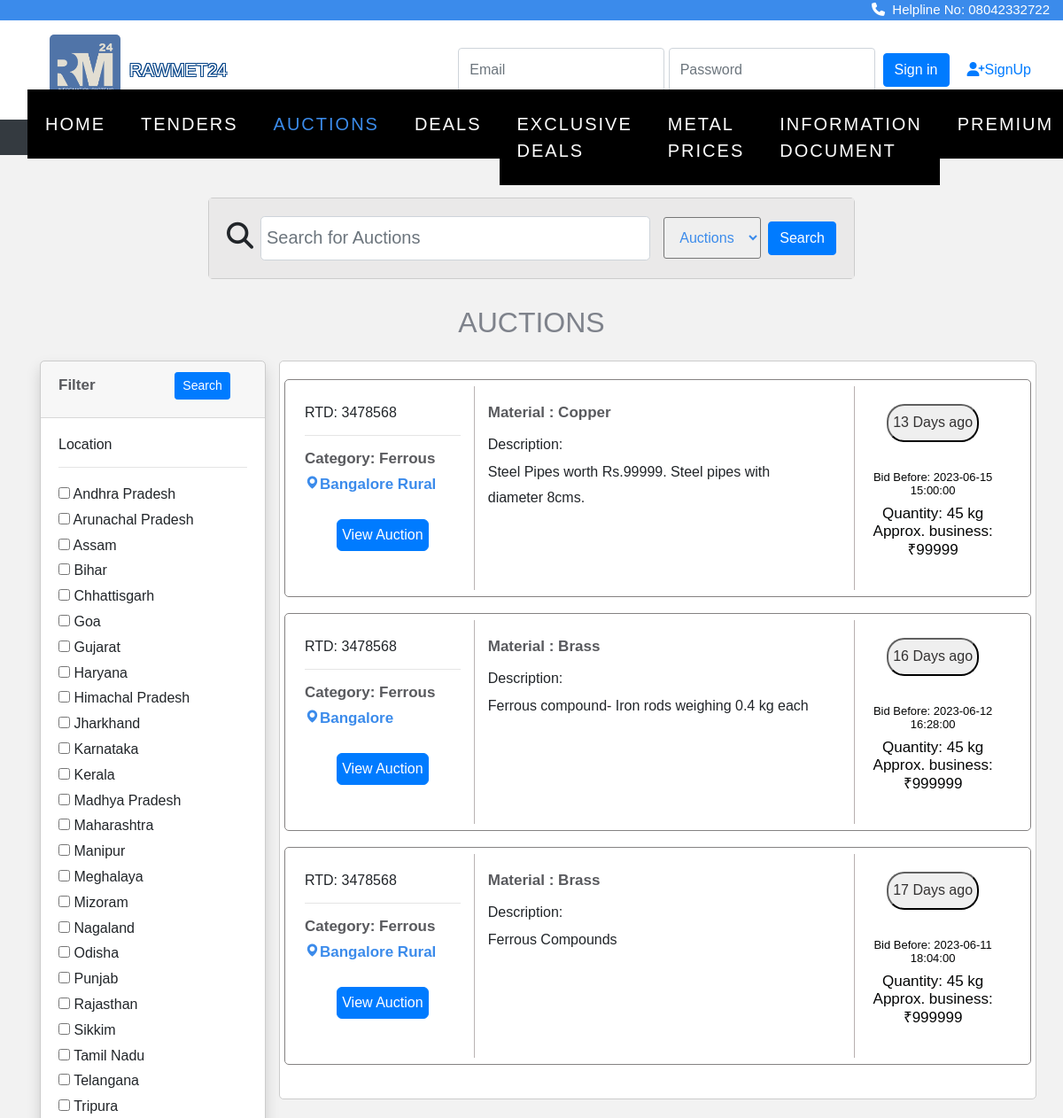
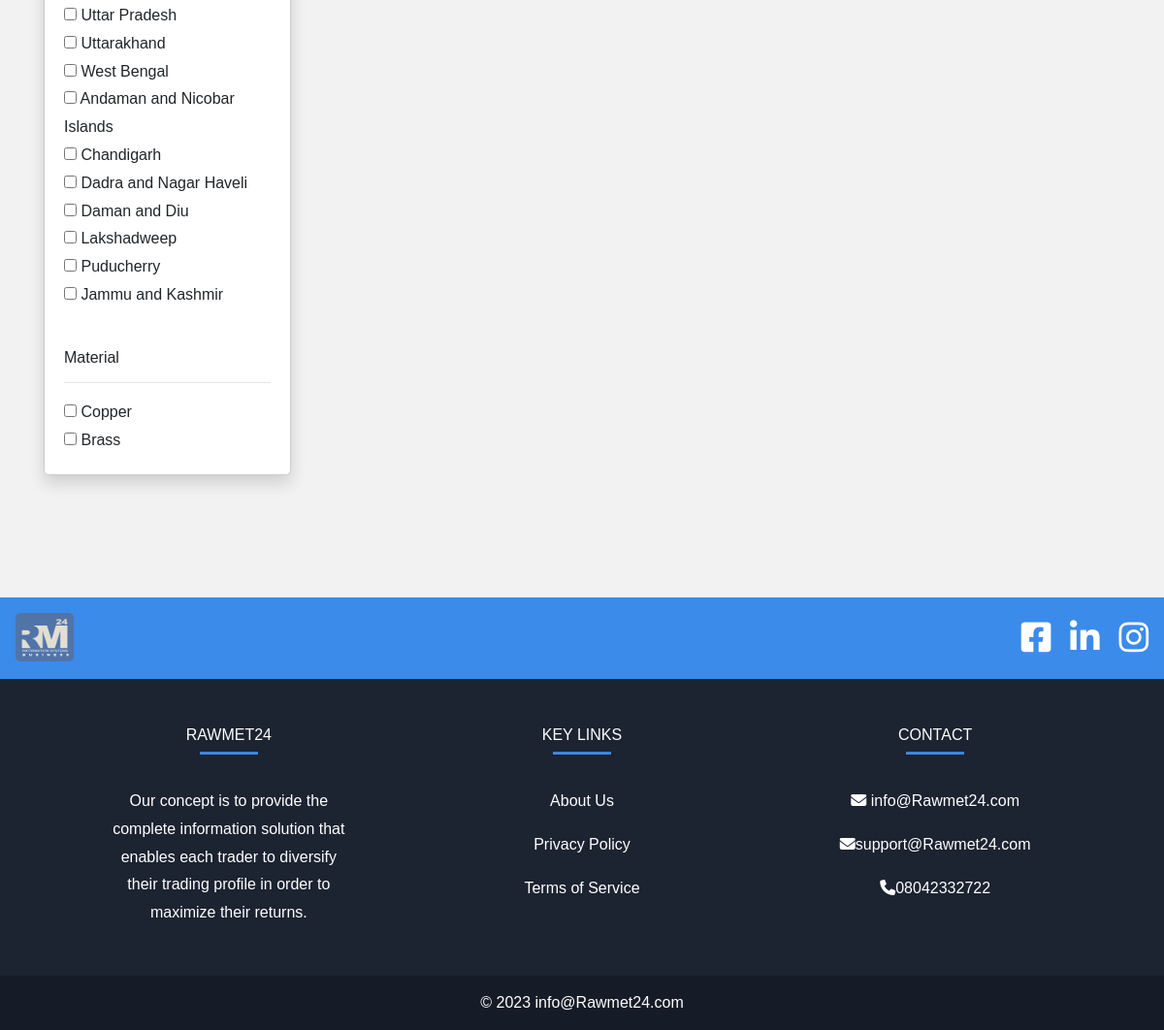
The app's page /tender/auction.php with its own data (2 pictures, top to bottom).
### tables this page shows
CREATE TABLE `location` (
  `state_id` int(11) NOT NULL,
  `state_name` varchar(50) DEFAULT NULL
);

CREATE TABLE `auction` (
  `id` int(11) NOT NULL,
  `category` varchar(255) DEFAULT NULL,
  `infoId` varchar(255) DEFAULT NULL,
  `ownership` varchar(255) DEFAULT NULL,
  `aucLocation` varchar(255) DEFAULT NULL,
  `sector` varchar(255) DEFAULT NULL,
  `aucNumber` varchar(255) DEFAULT NULL,
  `aucDescription` text DEFAULT NULL,
  `aucValue` varchar(255) NOT NULL,
  `aucSource` varchar(255) DEFAULT NULL,
  `material` varchar(255) DEFAULT NULL,
  `matDesc` varchar(255) DEFAULT NULL,
  `quantity` varchar(255) NOT NULL,
  `ePublishingDateTime` datetime DEFAULT NULL,
  `startDatetime` datetime DEFAULT NULL,
  `endDatetime` datetime DEFAULT NULL,
  `insStartdatetime` datetime DEFAULT NULL,
  `insEnddatetime` datetime DEFAULT NULL,
  `emdType` varchar(255) DEFAULT NULL,
  `emdAmt` decimal(10,2) DEFAULT NULL,
  `companyName` varchar(255) DEFAULT NULL,
  `location` varchar(255) DEFAULT NULL,
  `street` varchar(255) DEFAULT NULL,
  `city` varchar(255) DEFAULT NULL,
  `telephone` varchar(255) DEFAULT NULL,
  `email` varchar(255) DEFAULT NULL,
  `contactPerson` varchar(255) DEFAULT NULL,
  `img` varchar(300) NOT NULL,
  `file` varchar(300) NOT NULL
);

### tender/auction.php (the view, shortened to what the rows shown need)
<?php
include "connect.php";
?>
<!doctype html>
<html lang="en">
  <head>
    <link rel="stylesheet" href="https://cdn.jsdelivr.net/npm/bootstrap@4.0.0/dist/css/bootstrap.min.css">
<link rel="stylesheet" href="https://stackpath.bootstrapcdn.com/font-awesome/4.7.0/css/font-awesome.min.css">
<link rel="stylesheet" href="https://cdnjs.cloudflare.com/ajax/libs/font-awesome/4.7.0/css/font-awesome.min.css">
<link rel="stylesheet" href="css/style.css">
<link rel="stylesheet" href="css/_buttons.scss">
<link rel="stylesheet" href="css/buttons.scss">
<link rel="stylesheet" href="css/auction.css">
<link rel="stylesheet" href="css/reboot.scss">
<link rel="stylesheet" href="https://cdnjs.cloudflare.com/ajax/libs/font-awesome/6.4.0/css/all.min.css">
<link href='https://unpkg.com/boxicons@2.1.4/css/boxicons.min.css' rel='stylesheet'>
<link rel="stylesheet" href="https://cdnjs.cloudflare.com/ajax/libs/font-awesome/4.7.0/css/font-awesome.min.css">
<link rel="stylesheet" type="text/css" href="https://stackpath.bootstrapcdn.com/bootstrap/4.4.1/css/bootstrap.min.css">
<link rel="stylesheet" type="text/css" href="https://pixinvent.com/stack-responsive-bootstrap-4-admin-template/app-assets/css/bootstrap-extended.min.css">
<link rel="stylesheet" type="text/css" href="https://pixinvent.com/stack-responsive-bootstrap-4-admin-template/app-assets/fonts/simple-line-icons/style.min.css">
</head>
</head>
<body>
<section class="home">
<br><br>
 <center>
 <h2 style="color: #7e828b;">AUCTIONS</h2> </center>
    <div class="container">
        <div class="row">
            <div class="col-md-3">
                <form action="auction.php?l=" method="GET">
                    <div class="card shadow mt-3">
                        <div class="card-body">
                            <h6>Location</h6>
                            <hr>
                            <?php
                            $brand_query = "SELECT * FROM location";
                            $brand_query_run = mysqli_query($con, $brand_query);
                            if (mysqli_num_rows($brand_query_run) > 0) {
                                foreach ($brand_query_run as $locationlist) {
                                    ?>
                                    <div id="checkbox">
                                        <input type="checkbox" name="locations" value="<?= $locationlist['state_name']; ?>"
                                            ?>>
                                        <?= $locationlist['state_name']; ?>
                                    </div>
                                    <?php
                                }
                            } else {
                              echo "<div class='abc'>";
                              echo "No locations Found";
                              echo "</div>";
                            }
                            ?>
                        </div>
                    </div>
                </form>
            </div>
            <div class="col-md-9 mt-3">
                    <div class="card card-body row">
                        <?php
                        if (isset($_GET['locations'])) {
                            $branchecked = [];
                            $branchecked[0] = $_GET['locations'];
                            foreach ($branchecked as $rowbrand) {
                                 $sql = "SELECT * FROM auction WHERE aucLocation='".$rowbrand."'";
                                $result = mysqli_query($con, $sql);
                                if (mysqli_num_rows($result) > 0) {
                                    foreach ($result as $row):
                                      $endDatetime = new DateTime($row['endDatetime']);
                                      $currentDate = new DateTime();
                                      $interval = $currentDate->diff($endDatetime);
                                      $daysToGo = $interval->format('%a');
                                      $status = ($currentDate > $endDatetime) ? " ago" : " to go";
                                      $daysText = ($status == " ago") ? "Days" : "Days";
                                        ?>
    <div class="row bor">
    <div class="col-sm-12 col-md-3 vl2">
                <h6 style="margin-top:20px;">RTD: 3478568</h6>
                <hr>
                <h5>Category: Ferrous </h5>
                <h5 style="color:#3b8beb; "><i class='bx bxs-map'></i><?php echo $row['location']; ?></h5>
                <center><a href="auction_page.php?g=<?php echo $row['id']; ?>"><button  style="padding:5px; border-radius: 6px;font-size: 100%; margin-top:20px;" class="btn btn-primary" type="submit">View Auction</button></h6></a></center>
               </div>
     <div class="col-sm-12 col-md-6">
               <h5 style="margin-top:20px;">Material : <?php echo $row['material']; ?> </h5>
               <p style="color:#444f68;"><h6>Description:</h6> <?php echo $row['aucDescription']; ?></p>
        </div>
    <div class="col-sm-12 col-md-3">
            <div class="vl">
            <center><button style="padding:5px ;border-color: #0c0c0c; border-radius: 20px; color: #333131; margin-top:20px;"><?php echo $daysToGo . ' ' . $daysText . $status;?></button>
                  <div class="" style="padding:12px ;border-color: #0c0c0c;  color: #333131;margin-top:20px; "><h4>Bid Before: <?php echo $row['endDatetime']; ?> </h4><h3>Quantity: 45 kg<br>Approx. business: ₹<?php echo $row['aucValue']; ?></h3></div></center>
                  </div> </div>
                  </div>
                                        <?php
                                    endforeach;
                                }else{
                                  echo "<div class='abc'>";
                                  echo "No result is found";
                                  echo "</div>";
                                 }
                            }
                      }
                        else {
                            $sql = "SELECT * FROM auction";
                            $result = mysqli_query($con, $sql);
                            if (mysqli_num_rows($result) > 0) {
                                foreach ($result as $row):
                                  $endDatetime = new DateTime($row['endDatetime']);
                                  $currentDate = new DateTime();
                                  $interval = $currentDate->diff($endDatetime);
                                  $daysToGo = $interval->format('%a');
                                  $status = ($currentDate > $endDatetime) ? " ago" : " to go";
                                  $daysText = ($status == " ago") ? "Days" : "Days";
                                    ?>
                  <section>
    <div class="row bor">
    <div class="col-sm-12 col-md-3 vl2">
                <h6 style="margin-top:20px;">RTD: 3478568</h6>
                <hr>
                <h5>Category: Ferrous </h5>
                <h5 style="color:#3b8beb; "><i class='bx bxs-map'></i><?php echo $row['location']; ?></h5>
                <center><a href="auction_page.php?g=<?php echo $row['id']; ?>"><button  style="padding:5px; border-radius: 6px;font-size: 100%; margin-top:20px;" class="btn btn-primary" type="submit">View Auction</button></h6></a></center>
               </div>
     <div class="col-sm-12 col-md-6">
               <h5 style="margin-top:20px;">Material : <?php echo $row['material']; ?> </h5>
               <p style="color:#444f68;"><h6>Description:</h6> <?php echo $row['aucDescription']; ?></p>
        </div>
    <div class="col-sm-12 col-md-3">
            <div class="vl">
            <center><button style="padding:5px ;border-color: #0c0c0c; border-radius: 20px; color: #333131; margin-top:20px;"><?php echo $daysToGo . ' ' . $daysText . $status;?></button>
                  <div class="" style="padding:12px ;border-color: #0c0c0c;  color: #333131;margin-top:20px; "><h4>Bid Before: <?php echo $row['endDatetime']; ?> </h4><h3>Quantity: 45 kg<br>Approx. business: ₹<?php echo $row['aucValue']; ?></h3></div></center>
      </div>
      </div></div>
                                <?php
                                endforeach;
                            } else {
                              echo "<div class='abc'>";
                                echo "No Items Found";
                                echo "</div>";
                            }
                        }
                        ?>
               <div></section>
        </div>
    </div></div></div></div>
    <br><br>
</body>
</html>

### records on screen
location: state_name "Andhra Pradesh"
location: state_name "Arunachal Pradesh"
location: state_name "Assam"
location: state_name "Bihar"
location: state_name "Chhattisgarh"
location: state_name "Goa"
location: state_name "Gujarat"
location: state_name "Haryana"
location: state_name "Himachal Pradesh"
location: state_name "Jharkhand"
location: state_name "Karnataka"
location: state_name "Kerala"
location: state_name "Madhya Pradesh"
location: state_name "Maharashtra"
location: state_name "Manipur"
location: state_name "Meghalaya"
location: state_name "Mizoram"
location: state_name "Nagaland"
location: state_name "Odisha"
location: state_name "Punjab"
location: state_name "Rajasthan"
location: state_name "Sikkim"
location: state_name "Tamil Nadu"
location: state_name "Telangana"
location: state_name "Tripura"
location: state_name "Uttar Pradesh"
location: state_name "Uttarakhand"
location: state_name "West Bengal"
location: state_name "Andaman and Nicobar Islands"
location: state_name "Chandigarh"
location: state_name "Dadra and Nagar Haveli"
location: state_name "Daman and Diu"
location: state_name "Lakshadweep"
location: state_name "Puducherry"
location: state_name "Jammu and Kashmir"
auction: location "Bangalore Rural", material "Copper", aucDescription "Steel Pipes worth Rs.99999. Steel pipes with diameter 8cms.", endDatetime "2023-06-15 15:00:00", aucValue "99999"
auction: location "Bangalore", material "Brass", aucDescription "Ferrous compound- Iron rods weighing 0.4 kg each", endDatetime "2023-06-12 16:28:00", aucValue "999999"
auction: location "Bangalore Rural", material "Brass", aucDescription "Ferrous Compounds", endDatetime "2023-06-11 18:04:00", aucValue "999999"

### other values on screen
$materiallist['material'] "Copper"
$materiallist['material'] "Brass"
